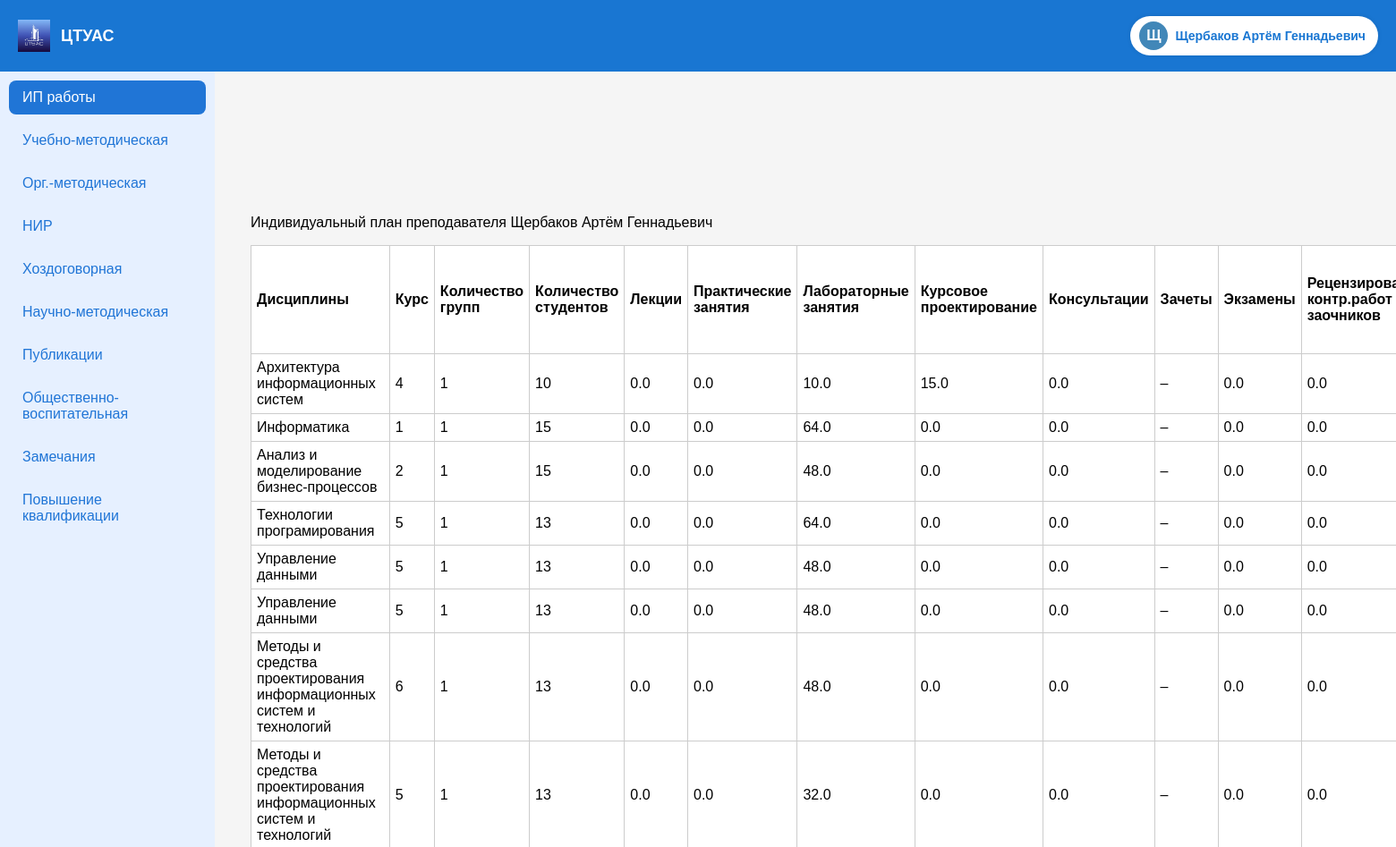
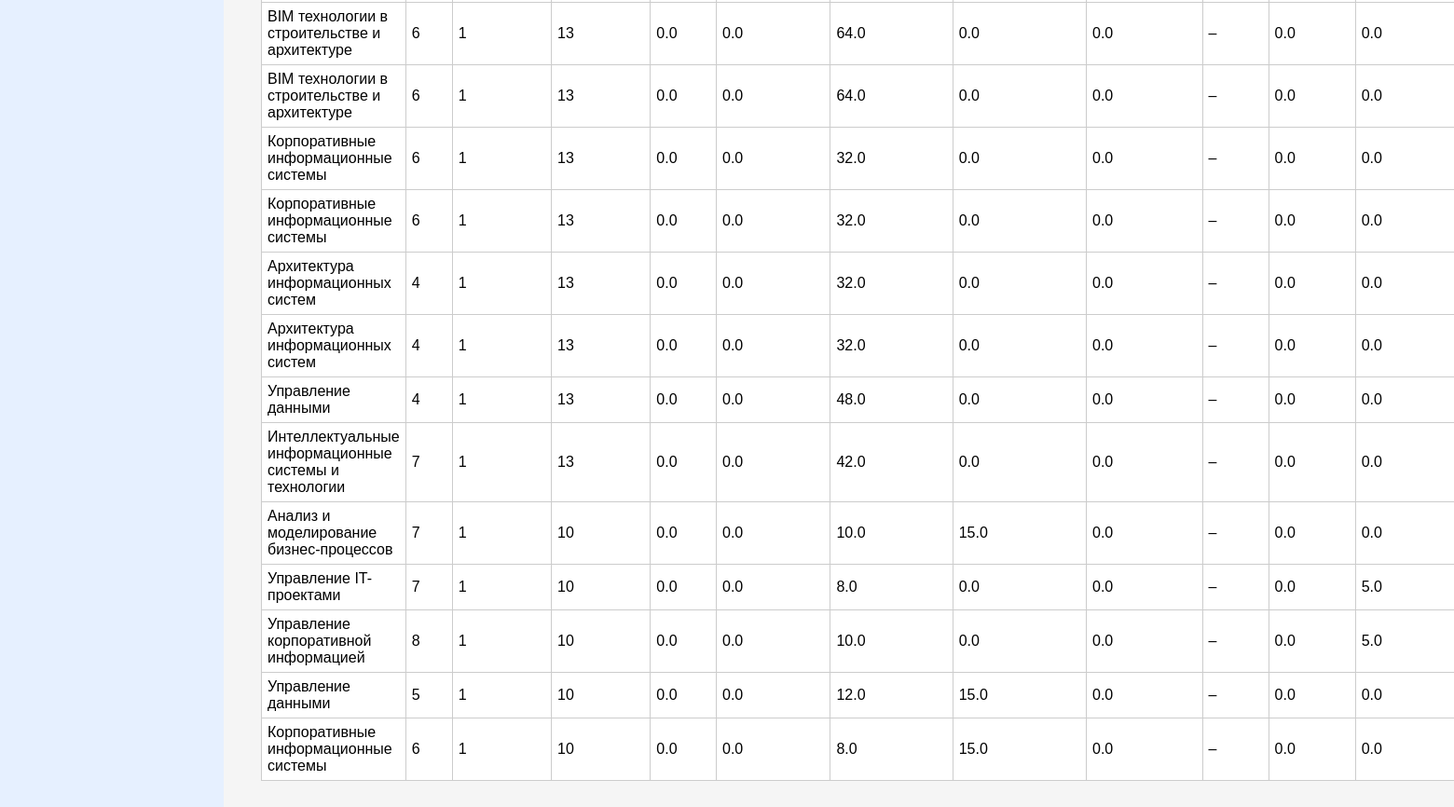
The page / (signed in) on the database its author committed (2 pictures, top to bottom).
### main/models.py (models this page shows, shortened)
class Teacher(models.Model):
    TYPE_CHOICES = [
        ('Внутр', 'Внутр'),
        ('Шт', 'Шт'),
    ]
    full_name = models.CharField("ФИО", max_length=255)
    teacher_type = models.CharField("Тип", max_length=10, choices=TYPE_CHOICES)
    position = models.CharField("Должность", max_length=100)
    rate = models.CharField("Ставка", max_length=10)
    degree = models.CharField("Степень", max_length=100, blank=True, null=True)
    rank = models.CharField("Звание", max_length=100, blank=True, null=True)
    email = models.EmailField("Почта", blank=True, null=True)
    phone = models.CharField("Телефон", max_length=50, blank=True, null=True)
    birthday = models.DateField("День рождения", blank=True, null=True)
    address = models.TextField("Домашний адрес", blank=True, null=True)
    user = models.OneToOneField(User, on_delete=models.SET_NULL, null=True, blank=True)

class TeachingLoad(models.Model):
    teacher = models.ForeignKey(Teacher, on_delete=models.CASCADE)
    discipline = models.CharField(max_length=255)
    course = models.CharField(max_length=10)
    groups = models.CharField(max_length=100)
    students = models.IntegerField(default=0)
    lectures = models.FloatField(default=0)
    practice = models.FloatField(default=0)
    labs = models.FloatField(default=0)
    coursework = models.FloatField(default=0)
    consultations = models.FloatField(default=0)
    exams = models.FloatField(default=0)
    review_work = models.FloatField(default=0)
    practice_supervision = models.FloatField(default=0)
    thesis_supervision = models.FloatField(default=0)
    gak = models.FloatField(default=0)
    admission = models.FloatField(default=0)
    phd_supervision = models.FloatField(default=0)
    org_work = models.FloatField(default=0)
    rating = models.FloatField(default=0)
    @property
    def total_hours(self):
        return sum(filter(None, [
            self.lectures,
            self.practice,
            self.labs,
            self.coursework,
            self.consultations,
            self.exams,
            self.review_work,
            self.practice_supervision,
            self.org_work,
            self.thesis_supervision,
            self.gak,
            self.admission,
            self.phd_supervision,
        ]))

### main/views.py (the view, shortened to what this page needs)
# urls.py: path('', views.dashboard, name='dashboard'),
def dashboard(request):
    tab = request.GET.get('tab') or request.POST.get('active_tab') or '1'
    if not request.user.is_authenticated:
        return redirect('login')  # или 'accounts:login' если namespace
    if request.user.is_superuser:
        staff_users = User.objects.filter(Q(is_staff=True) | Q(teacher__isnull=False)).distinct()
        selected_teacher = None
        selected_teacher_id = request.session.get('selected_teacher_id')
        if selected_teacher_id:
            try:
                selected_teacher = Teacher.objects.get(id=selected_teacher_id)
            except Teacher.DoesNotExist:
                request.session.pop('selected_teacher_id', None)
        teachers = Teacher.objects.all()
        teachingload = TeachingLoad.objects.filter(teacher=selected_teacher) if selected_teacher else TeachingLoad.objects.all()
        edu_methodwork = EducationalMethodicalWork.objects.filter(teacher=selected_teacher) if selected_teacher else []
        org_methodwork = OrganizationalMethodicalWork.objects.filter(teacher=selected_teacher) if selected_teacher else []
        sci_researchwork = ResearchWork.objects.filter(teacher=selected_teacher) if selected_teacher else []
        contractwork = ContractResearchWork.objects.filter(teacher=selected_teacher) if selected_teacher else []
        sci_methodwork = ScientificMethodicalWork.objects.filter(teacher=selected_teacher) if selected_teacher else []
        published_sciwork = PublishedSciWork.objects.filter(teacher=selected_teacher) if selected_teacher else []
        social_eduwork = SocialEducationalWork.objects.filter(teacher=selected_teacher) if selected_teacher else []
        remark = TeacherRemark.objects.filter(teacher=selected_teacher) if selected_teacher else []
        raising = Raising.objects.filter(teacher=selected_teacher) if selected_teacher else []
        recommendation = Recommendation.objects.filter(teacher=selected_teacher) if selected_teacher else []
        return render(request, 'main/admin_dashboard.html', {
            'active_tab': int(tab),
            'staff_users': staff_users,
            'teachers': teachers,
            'teachingload': teachingload,
            'edu_methodwork': edu_methodwork,
            'org_methodwork': org_methodwork,
            'sci_researchwork': sci_researchwork,
            'contractwork': contractwork,
            'sci_methodwork': sci_methodwork,
            'published_sciwork': published_sciwork,
            'social_eduwork': social_eduwork,
            'remark': remark,
            'raising': raising,
            'recommendation': recommendation,
            'selected_teacher': selected_teacher,
        })
    elif request.user.is_staff and not request.user.is_superuser:
        return teacher_dashboard(request, tab=tab)
    return HttpResponseForbidden("Доступ запрещён.")

### main/templates/main/teacher_dashboard.html (shortened to what this page needs)
<!DOCTYPE html>
<html lang="ru">
<head>
</head>
<body>
<div class="topbar">
  <div class="topbar-left">
    <img src="/static/images/vstu-logo.jpg" alt="Логотип" class="logo">
    <span class="brand-name">ЦТУАС</span>
  </div>
  <div class="user-box" id="userDropdown">
    <div class="avatar-circle" onclick="toggleDropdown()">
      {{ last_initial }}
    </div>
    <span class="user-name" onclick="toggleDropdown()">{{ request.user.teacher.full_name }}</span>
  </div>
</div>
<div class="layout">
  <div class="sidebar">
  <div class="tab-button {% if active_tab == 1 %}active{% endif %}" onclick="showTab(1)">ИП работы</div>
  <div class="tab-button {% if active_tab == 2 %}active{% endif %}" onclick="showTab(2)">Учебно-методическая</div>
  <div class="tab-button {% if active_tab == 3 %}active{% endif %}" onclick="showTab(3)">Орг.-методическая</div>
  <div class="tab-button {% if active_tab == 4 %}active{% endif %}" onclick="showTab(4)">НИР</div>
  <div class="tab-button {% if active_tab == 5 %}active{% endif %}" onclick="showTab(5)">Хоздоговорная</div>
  <div class="tab-button {% if active_tab == 6 %}active{% endif %}" onclick="showTab(6)">Научно-методическая</div>
  <div class="tab-button {% if active_tab == 7 %}active{% endif %}" onclick="showTab(7)">Публикации</div>
  <div class="tab-button {% if active_tab == 8 %}active{% endif %}" onclick="showTab(8)">Общественно-воспитательная</div>
  <div class="tab-button {% if active_tab == 9 %}active{% endif %}" onclick="showTab(9)">Замечания</div>
  <div class="tab-button {% if active_tab == 10 %}active{% endif %}" onclick="showTab(10)">Повышение квалификации</div>
</div>
<div class="main-content">
  <div class="tab-container" id="tabContents">
    <div class="tab-content {% if active_tab == 1 %}active{% endif %}" id="tab1">
      <p style="margin-top: 200px;">Индивидуальный план преподавателя {{ request.user.teacher.full_name }}</p>
      <table>
                <tr>
                    <th>Дисциплины</th>
                    <th>Курс</th>
                    <th>Количество групп</th>
                    <th>Количество студентов</th>
                    <th>Лекции</th>
                    <th>Практические занятия</th>
                    <th>Лабораторные занятия</th>
                    <th>Курсовое проектирование</th>
                    <th>Консультации</th>
                    <th>Зачеты</th>
                    <th>Экзамены</th>
                    <th>Рецензирование контр.работ заочников</th>
                </tr>
                {% for d in teachingload %}
                <tr>
                    <td>{{ d.discipline }}</td>
                    <td>{{ d.course }}</td>
                    <td>{{ d.groups }}</td>
                    <td>{{ d.students }}</td>
                    <td>{{ d.lectures }}</td>
                    <td>{{ d.practice }}</td>
                    <td>{{ d.labs }}</td>
                    <td>{{ d.coursework }}</td>
                    <td>{{ d.consultations }}</td>
                    <td>–</td>
                    <td>{{ d.exams }}</td>
                    <td>{{ d.review_work }}</td>
                </tr>
                {% endfor %}
          </table>
    </div>
</div>
</div>
</div>
</body>
</html>

### main/templates/main/teacher_dashboard.html (style rules this page uses)
body { font-family: Arial, sans-serif; background-color: #f5f5f5; margin: 0; padding: 20px; }
table { border-collapse: collapse; width: 100%; margin-top: 10px; background-color: #fff; }
th, td { border: 1px solid #ccc; padding: 6px; text-align: left; }
.topbar { display: flex; justify-content: space-between; align-items: center; background-color: #1976d2; padding: 10px 20px; height: 60px; color: white; position: fixed; top: 0; left: 0; right: 0; z-index: 1000; }
.topbar-left { display: flex; align-items: center; }
.logo { height: 36px; margin-right: 12px; }
.brand-name { font-size: 18px; font-weight: bold; color: white; }
.user-box { display: flex; align-items: center; background-color: white; border-radius: 999px; padding: 6px 14px 6px 10px; position: relative; cursor: pointer; box-shadow: 0 0 5px rgba(0,0,0,0.1); }
.avatar-circle { width: 32px; height: 32px; background-color: #4187b8; color: white; border-radius: 50%; font-weight: bold; font-size: 16px; display: flex; align-items: center; justify-content: center; margin-right: 8px; }
.user-name { font-weight: 600; font-size: 14px; color: #1976d2; white-space: nowrap; }
.layout { display: flex; flex-wrap: nowrap; gap: 20px; }
.sidebar { width: 220px; background-color: #e6f0ff; padding: 20px 10px; position: fixed; top: 70px; bottom: 0; left: 0; overflow-y: auto; border-top-right-radius: 10px; border-bottom-right-radius: 10px; }
.tab-button { background-color: transparent; color: #2075d6; padding: 10px 15px; margin-bottom: 10px; border-radius: 8px; cursor: pointer; transition: background 0.3s; font-weight: 500; }
.tab-button.active { background-color: #2075d6; color: white; }
.main-content { margin-left: 240px; padding: 20px; }

### rows shown on the page
TeachingLoad: discipline "Архитектура информационных систем", course "4", groups "1", students "10", lectures "0.0", practice "0.0", labs "10.0", coursework "15.0", consultations "0.0", exams "0.0", review_work "0.0"
TeachingLoad: discipline "Информатика", course "1", groups "1", students "15", lectures "0.0", practice "0.0", labs "64.0", coursework "0.0", consultations "0.0", exams "0.0", review_work "0.0"
TeachingLoad: discipline "Анализ и моделирование бизнес-процессов", course "2", groups "1", students "15", lectures "0.0", practice "0.0", labs "48.0", coursework "0.0", consultations "0.0", exams "0.0", review_work "0.0"
TeachingLoad: discipline "Технологии програмирования", course "5", groups "1", students "13", lectures "0.0", practice "0.0", labs "64.0", coursework "0.0", consultations "0.0", exams "0.0", review_work "0.0"
TeachingLoad: discipline "Управление данными", course "5", groups "1", students "13", lectures "0.0", practice "0.0", labs "48.0", coursework "0.0", consultations "0.0", exams "0.0", review_work "0.0"
TeachingLoad: discipline "Управление данными", course "5", groups "1", students "13", lectures "0.0", practice "0.0", labs "48.0", coursework "0.0", consultations "0.0", exams "0.0", review_work "0.0"
TeachingLoad: discipline "Методы и средства проектирования информационных систем и технологий", course "6", groups "1", students "13", lectures "0.0", practice "0.0", labs "48.0", coursework "0.0", consultations "0.0", exams "0.0", review_work "0.0"
TeachingLoad: discipline "Методы и средства проектирования информационных систем и технологий", course "5", groups "1", students "13", lectures "0.0", practice "0.0", labs "32.0", coursework "0.0", consultations "0.0", exams "0.0", review_work "0.0"
TeachingLoad: discipline "BIM технологии в строительстве и архитектуре", course "6", groups "1", students "13", lectures "0.0", practice "0.0", labs "64.0", coursework "0.0", consultations "0.0", exams "0.0", review_work "0.0"
TeachingLoad: discipline "BIM технологии в строительстве и архитектуре", course "6", groups "1", students "13", lectures "0.0", practice "0.0", labs "64.0", coursework "0.0", consultations "0.0", exams "0.0", review_work "0.0"
TeachingLoad: discipline "Корпоративные информационные системы", course "6", groups "1", students "13", lectures "0.0", practice "0.0", labs "32.0", coursework "0.0", consultations "0.0", exams "0.0", review_work "0.0"
TeachingLoad: discipline "Корпоративные информационные системы", course "6", groups "1", students "13", lectures "0.0", practice "0.0", labs "32.0", coursework "0.0", consultations "0.0", exams "0.0", review_work "0.0"
TeachingLoad: discipline "Архитектура информационных систем", course "4", groups "1", students "13", lectures "0.0", practice "0.0", labs "32.0", coursework "0.0", consultations "0.0", exams "0.0", review_work "0.0"
TeachingLoad: discipline "Архитектура информационных систем", course "4", groups "1", students "13", lectures "0.0", practice "0.0", labs "32.0", coursework "0.0", consultations "0.0", exams "0.0", review_work "0.0"
TeachingLoad: discipline "Управление данными", course "4", groups "1", students "13", lectures "0.0", practice "0.0", labs "48.0", coursework "0.0", consultations "0.0", exams "0.0", review_work "0.0"
TeachingLoad: discipline "Интеллектуальные информационные системы и технологии", course "7", groups "1", students "13", lectures "0.0", practice "0.0", labs "42.0", coursework "0.0", consultations "0.0", exams "0.0", review_work "0.0"
TeachingLoad: discipline "Анализ и моделирование бизнес-процессов", course "7", groups "1", students "10", lectures "0.0", practice "0.0", labs "10.0", coursework "15.0", consultations "0.0", exams "0.0", review_work "0.0"
TeachingLoad: discipline "Управление IT-проектами", course "7", groups "1", students "10", lectures "0.0", practice "0.0", labs "8.0", coursework "0.0", consultations "0.0", exams "0.0", review_work "5.0"
TeachingLoad: discipline "Управление корпоративной информацией", course "8", groups "1", students "10", lectures "0.0", practice "0.0", labs "10.0", coursework "0.0", consultations "0.0", exams "0.0", review_work "5.0"
TeachingLoad: discipline "Управление данными", course "5", groups "1", students "10", lectures "0.0", practice "0.0", labs "12.0", coursework "15.0", consultations "0.0", exams "0.0", review_work "0.0"
TeachingLoad: discipline "Корпоративные информационные системы", course "6", groups "1", students "10", lectures "0.0", practice "0.0", labs "8.0", coursework "15.0", consultations "0.0", exams "0.0", review_work "0.0"

### other values the page prints
{{ last_initial }} "Щ"
{{ request.user.teacher.full_name }} "Щербаков Артём Геннадьевич"
